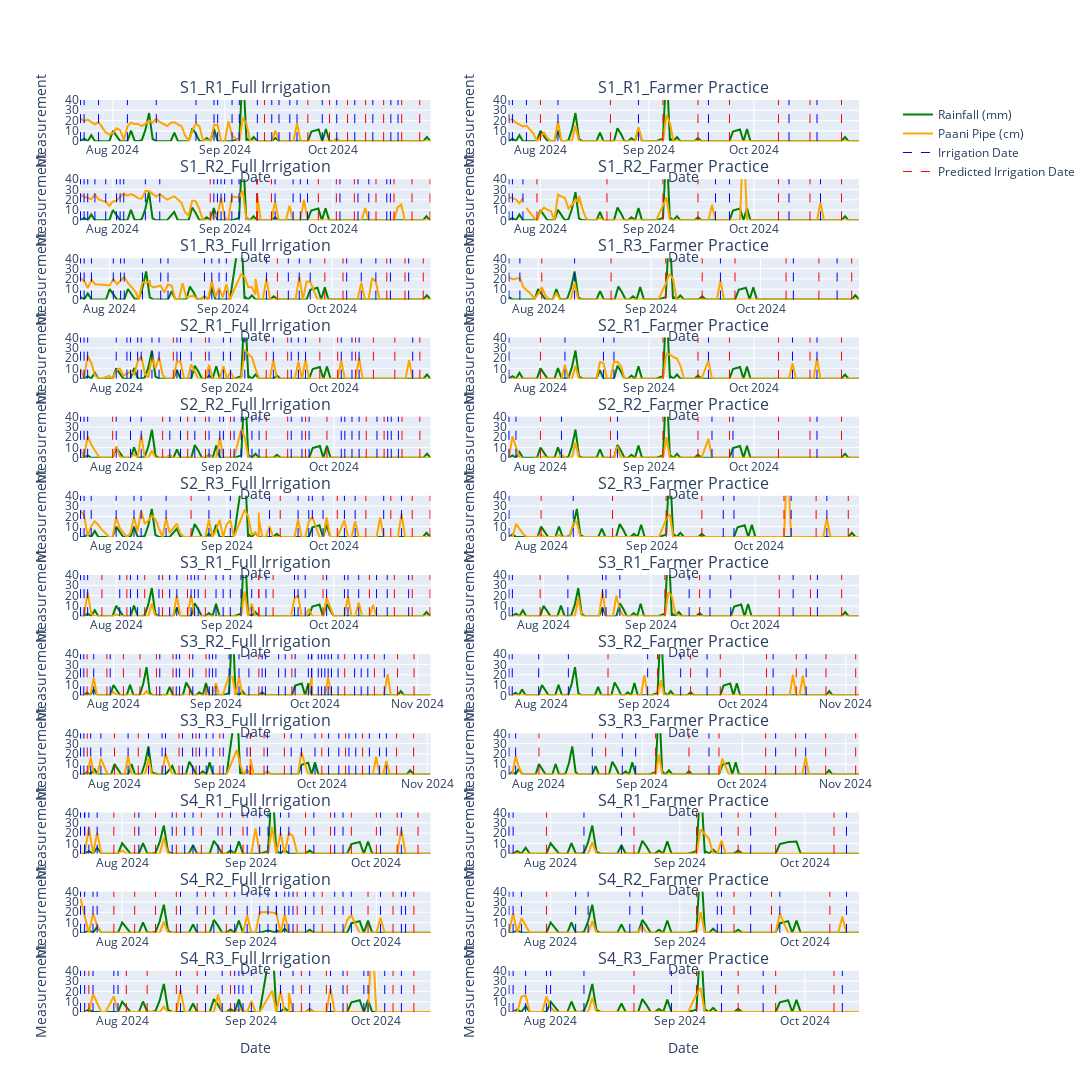

Here is the notebook cell this chart was saved with:
### Code cell
for i, v in enumerate(np.sort(df_far['Recreated_ID'].unique())):
    nd = df_far[df_far['Recreated_ID']== v]
    nd['date'] = pd.to_datetime(nd['date'], format='%Y-%m-%d')
    nd = nd.sort_values(by='date')
    # Check and append irrigation dates
    #nd['irrigation_date'] = nd['irrigation_date'].where(nd['date'] <= nd['irrigation_date'].min(), np.nan)
    nd['irrigation_date'].where(nd['irrigation_date'] >= nd['date'], np.nan)
    irrigation_dates = nd['irrigation_date']
    #print(irrigation_datesf)
    df_predicted = farmer_irrigation(nd)
    df_predicted['predicted_irrigation_date'] = 1
    
    
    if not df_predicted.empty :
        if (df_predicted['date'].iloc[-1] >= nd['date'].max()):
            
            scenario_value = nd['A.Scenario'].unique()
            replication_value = nd['A.Replication_no'].unique()
            hydrology_value =nd['hydrology'].unique()  # Replace with actual hydrology data

            # Create a new row as a dictionary
            new_row = {'Scenario': scenario_value, 'Replication': replication_value, 'Hydrology': hydrology_value}
            data_list.append(new_row)
            # Append the new row to the DataFrame
            #irri_msg = pd.concat([irri_msg, pd.DataFrame(data_list)], ignore_index=True)

            
    # Merge both DataFrames
    df_combined = pd.merge(nd, df_predicted, on='date', how='left')
    df_combined['irrigation_id'] = df_combined['irrigation_date'].apply(lambda x: 1 if pd.notnull(x) else 0)

    row = i+1
    col = 2
    
    #print(row)
    #row = (int(v )- 1) // cols + 1
    #col = (int(v) - 1) % cols + 1

   
    
    fig.add_trace(go.Scatter(x=df_combined['date'], y=df_combined['rainfall'],
                             mode='lines', name='Rainfall (mm)', showlegend=False, line=dict(color='green')), row=row, col=col)
    fig.add_trace(go.Scatter(x=df_combined['date'], y=df_combined['paani_pipe'],
                             mode='lines', name='Paani Pipe (cm)',showlegend=False, line=dict(color='orange')), row=row, col=col)
    
    # Add vertical lines for irrigation dates
    for date in df_combined[df_combined['irrigation_id'] == 1]['date']:
        fig.add_vline(x=date, row = row, col =col, line=dict(color='blue', width=1, dash='dash'), name='Irrigation Date')
    
    # Add vertical lines for predicted irrigation dates
    for date in df_combined[df_combined['predicted_irrigation_date'] == 1]['date']:
        fig.add_vline(x=date, row=row, col=col, line=dict(color='red', width=1, dash='dash'), name='Recommended Irrigation Date')
    
    # Update layout with the same axis titles
    fig.update_xaxes(title_text='Date', row=row, col=col)
    fig.update_yaxes(title_text='Measurement', row=row, col=col)
    fig.update_yaxes(range = [0,40])

# Add dummy traces for the legend
fig.add_trace(go.Scatter(x=[None], y=[None], mode='lines', line=dict(color='green'), name='Rainfall (mm)'))
fig.add_trace(go.Scatter(x=[None], y=[None], mode='lines', line=dict(color='orange'), name='Paani Pipe (cm)'))
fig.add_trace(go.Scatter(x=[None], y=[None], mode='lines', line=dict(color='blue', width=1, dash='dash'), name='Irrigation Date'))
fig.add_trace(go.Scatter(x=[None], y=[None], mode='lines', line=dict(color='red', width=1, dash='dash'), name='Predicted Irrigation Date'))
 
#fig.update_xaxes(rangeslider_visible=True)
        
# Update layout
fig.update_layout(
    height=fig_height, 
    width=fig_width, 
    #title='Rainfall, Paani Pipe, and Irrigation Dates',
    #xaxis_title='Date',
    #yaxis_title='Measurement',
    xaxis=dict(title="Date"),
    yaxis=dict(title="Measurement"),
    legend=dict(
        yanchor="top",
        y=1,
        xanchor="left",
        x=1.05  # Position the legend outside the plot
    ),

)
